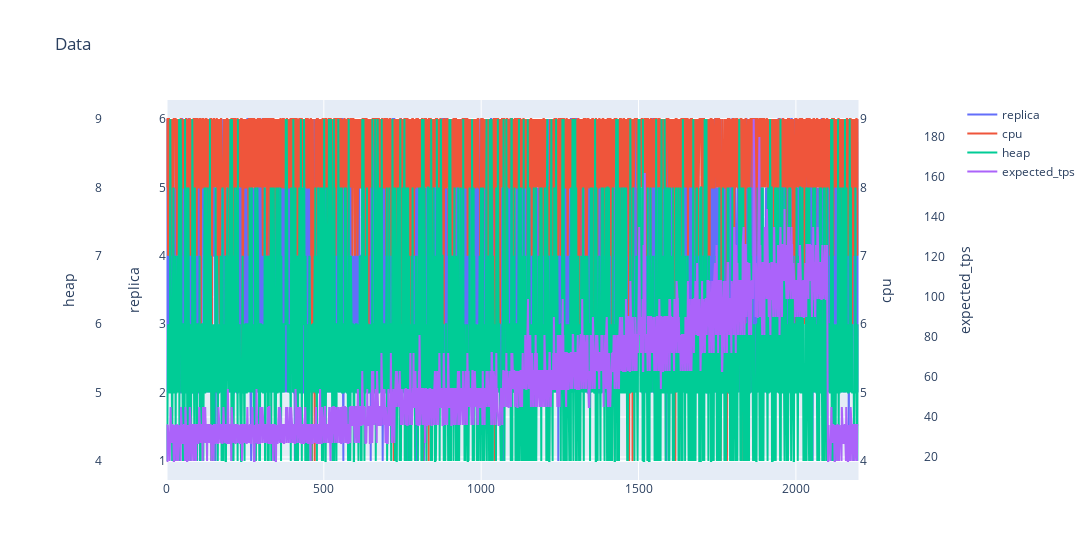

The notebook cell saved with this chart:
### Code cell
from plotly.subplots import make_subplots
import plotly.graph_objects as go



def plotly_multi(data):

    number_of_columns = data.shape[1]


    if number_of_columns==2:
        fig = make_subplots(specs=[[{"secondary_y": True}]])
        fig.add_trace(
            go.Scatter(x=data.index, y=data.iloc[:, 0], name=data.columns[0]),
            secondary_y=False,)
        fig.add_trace(
            go.Scatter(x=data.index, y=data.iloc[:, 1], name=data.columns[1]),
            secondary_y=True,)
        fig.update_xaxes(title_text="Date")
        fig.update_yaxes(title_text=data.columns[0], secondary_y=False)
        fig.update_yaxes(title_text=data.columns[1], secondary_y=True)
    

    if number_of_columns>2:
        fig = go.Figure()
        fig.add_trace(
            go.Scatter(x=data.index, y=data.iloc[:, 0], name=data.columns[0]))
    
        fig.update_layout(
            xaxis=dict(domain=[0.1, 0.9]),
            yaxis=dict(title=data.columns[0]),
            yaxis2=dict(title=data.columns[1], anchor="x", overlaying="y", side="right"))
    
        for i, col in enumerate(data.columns[1:], 1):
            fig.add_trace(
                go.Scatter(x=data.index,y=data[col],name=col,yaxis=f"y{i+1}"))
    
        for i, col in enumerate(data.columns[2:], 2):
            axis = f"yaxis{i+1}"
    
            if i%2 == 0:
                side = "left"
                position = (i-1)*0.025
            else:
                side = "right"
                position = 1 - (i-2)*0.025
    
            axis_value = dict(
                title=col,
                anchor="free",
                overlaying="y",
                side=side,
                position=position)
            exec(f"fig.update_layout({axis} = {axis_value})")



    
    fig.update_layout(title_text="Data",width=1100)
    
    fig.show()


plot_metrics = ["replica", "cpu", "heap", "expected_tps"]
plotly_multi(df_test_test_results[plot_metrics])

### Figure 1 — Plotly figure (JSON) as saved in the notebook; plotly's stock layout.template omitted (floating-point values rounded to 4 significant figures; data arrays with more than 128 entries replaced by an {"elided": "..."} marker saying what was removed)
{"data": [{"name": "replica", "type": "scatter", "x": {"elided": "2200 int values"}, "y": {"elided": "2200 int values"}}, {"name": "cpu", "type": "scatter", "x": {"elided": "2200 int values"}, "y": {"elided": "2200 int values"}, "yaxis": "y2"}, {"name": "heap", "type": "scatter", "x": {"elided": "2200 int values"}, "y": {"elided": "2200 int values"}, "yaxis": "y3"}, {"name": "expected_tps", "type": "scatter", "x": {"elided": "2200 int values"}, "y": {"elided": "2200 int values"}, "yaxis": "y4"}], "layout": {"title": {"text": "Data"}, "width": 1100, "xaxis": {"domain": [0.1, 0.9]}, "yaxis": {"title": {"text": "replica"}}, "yaxis2": {"anchor": "x", "overlaying": "y", "side": "right", "title": {"text": "cpu"}}, "yaxis3": {"anchor": "free", "overlaying": "y", "position": 0.025, "side": "left", "title": {"text": "heap"}}, "yaxis4": {"anchor": "free", "overlaying": "y", "position": 0.975, "side": "right", "title": {"text": "expected_tps"}}}}
